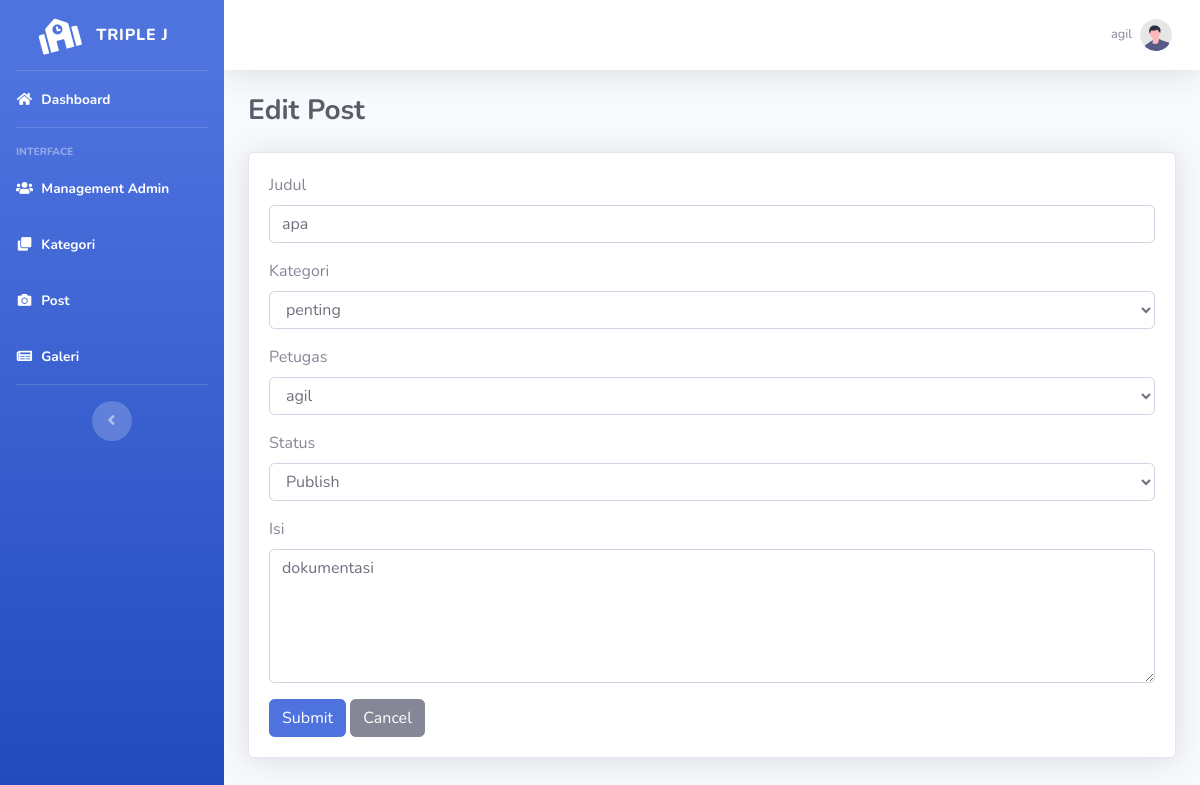
Page /galeri/edit_post.php?id=2 (signed in) on the committed database.
### tables this page shows
CREATE TABLE `posts` (
  `id` int(11) NOT NULL,
  `judul` varchar(50) NOT NULL,
  `kategori_id` int(11) NOT NULL,
  `isi` text NOT NULL,
  `petugas_id` int(11) NOT NULL,
  `status` varchar(50) NOT NULL,
  `created_at` timestamp NOT NULL DEFAULT current_timestamp() ON UPDATE current_timestamp()
);

### galeri/edit_post.php (the view, shortened to what this page needs)
<?php
include 'koneksi.php';
if(isset($_GET['id'])) {
    $id = $_GET['id'];
    $query = "SELECT * FROM posts WHERE id = ?";
    $stmt = $conn->prepare($query);
    $stmt->bind_param("i", $id);
    $stmt->execute();
    $result = $stmt->get_result();
    if($result->num_rows == 1) {
        $row = $result->fetch_assoc();
        $judul = $row['judul'];
        $kategori_id = $row['kategori_id'];
        $petugas_id = $row['petugas_id'];
        $isi = $row['isi'];
        $status = $row['status'];
    } else {
        echo "Post not found!";
        exit();
    }
} else {
    echo "Invalid request!";
    exit();
}
?>
<!DOCTYPE html>
<html lang="en">
<head>
    <link href="vendor/fontawesome-free/css/all.min.css" rel="stylesheet" type="text/css">
    <link href="css/sb-admin-2.min.css" rel="stylesheet">
</head>
<body id="page-top">
    <div id="wrapper">
        <?php include 'sidebar.php'; ?>
        <div id="content-wrapper" class="d-flex flex-column">
            <div id="content">
                <?php include 'navbar.php'; ?>
                <div class="container-fluid">
                    <div class="d-sm-flex align-items-center justify-content-between mb-4">
                        <h1 class="h3 font-weight-bold mb-0 text-gray-800">Edit Post</h1>
                    </div>
                    <div class="row">
                        <div class="col-lg-12">
                            <div class="card shadow mb-4">
                                <div class="card-body">
                                    <form method="POST">
                                        <div class="form-group">
                                            <label for="judul">Judul</label>
                                            <input type="text" class="form-control" id="judul" name="judul" value="<?php echo $judul; ?>" required>
                                        </div>
                                        <div class="form-group">
                                            <label for="kategori">Kategori</label>
                                            <select class="form-control" id="kategori" name="kategori" required>
                                                <?php
                                                $sql = mysqli_query($conn, "SELECT * FROM kategori") or die (mysqli_error($conn));
                                                while ($data = mysqli_fetch_array($sql)) {
                                                    $selected = ($data['id'] == $kategori_id) ? "selected" : "";
                                                    echo '<option value="'.$data['id'].'" '.$selected.'>'.$data['judul'].'</option>';
                                                }
                                                ?>
                                            </select>
                                        </div>
                                        <div class="form-group">
                                            <label for="petugas">Petugas</label>
                                            <select class="form-control" id="petugas" name="petugas" required>
                                                <?php
                                                $sql = mysqli_query($conn, "SELECT * FROM petugas") or die (mysqli_error($conn));
                                                while ($data = mysqli_fetch_array($sql)) {
                                                    $selected = ($data['id'] == $petugas_id) ? "selected" : "";
                                                    echo '<option value="'.$data['id'].'" '.$selected.'>'.$data['username'].'</option>';
                                                }
                                                ?>
                                            </select>
                                        </div>
                                        <div class="form-group">
                                            <label for="status">Status</label>
                                            <select class="form-control" id="status" name="status" required>
                                                <option value="publish" <?php if($status == 'publish') echo 'selected'; ?>>Publish</option>
                                            </select>
                                        </div>
                                        <div class="form-group">
                                            <label for="isi">Isi</label>
                                            <textarea class="form-control" id="isi" name="isi" rows="5" required><?php echo $isi; ?></textarea>
                                        </div>
                                        <button type="submit" class="btn btn-primary" name="submit">Submit</button>
                                        <a href="post.php" class="btn btn-secondary">Cancel</a>
                                        </div>
                            </div>
                        </div>
                    </div>
                </div>
            </div>
        </div>
    </div>
</body>
</html>

### rows in the picture
posts: judul "apa", status "Publish", isi "dokumentasi"

### other values in the picture
$_SESSION ['username'] "agil"
form field kategori "penting"
form field petugas "agil"
